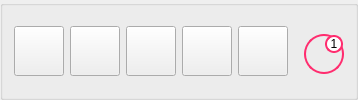
     <widget class="QGroupBox" name="groupBox_bar">
      <property name="enabled">
       <bool>true</bool>
      </property>
      <property name="minimumSize">
       <size>
        <width>0</width>
        <height>0</height>
       </size>
      </property>
      <property name="title">
       <string/>
      </property>
      <property name="alignment">
       <set>Qt::AlignmentFlag::AlignCenter</set>
      </property>
      <layout class="QGridLayout" name="gridLayout_20">
       <item row="0" column="3">
        <widget class="QPushButton" name="Btn_main_heart">
         <property name="enabled">
          <bool>true</bool>
         </property>
         <property name="minimumSize">
          <size>
           <width>50</width>
           <height>50</height>
          </size>
         </property>
         <property name="maximumSize">
          <size>
           <width>50</width>
           <height>50</height>
          </size>
         </property>
         <property name="styleSheet">
          <string notr="true">border-image: url(:/image/main_img/heart1.png);</string>
         </property>
         <property name="text">
          <string/>
         </property>
        </widget>
       </item>
       <item row="0" column="2">
        <widget class="QPushButton" name="Btn_main_order">
         <property name="minimumSize">
          <size>
           <width>50</width>
           <height>50</height>
          </size>
         </property>
         <property name="maximumSize">
          <size>
           <width>50</width>
           <height>50</height>
          </size>
         </property>
         <property name="styleSheet">
          <string notr="true">border-image: url(:/image/main_img/order1.png);</string>
         </property>
         <property name="text">
          <string/>
         </property>
        </widget>
       </item>
       <item row="0" column="1">
        <widget class="QPushButton" name="pushButton_sale">
         <property name="minimumSize">
          <size>
           <width>50</width>
           <height>50</height>
          </size>
         </property>
         <property name="maximumSize">
          <size>
           <width>50</width>
           <height>50</height>
          </size>
         </property>
         <property name="styleSheet">
          <string notr="true">border-image: url(:/image/main_img/halin1.png);</string>
         </property>
         <property name="text">
          <string/>
         </property>
        </widget>
       </item>
       <item row="0" column="5">
        <widget class="QGroupBox" name="groupBox_8">
         <property name="minimumSize">
          <size>
           <width>50</width>
           <height>55</height>
          </size>
         </property>
         <property name="maximumSize">
          <size>
           <width>50</width>
           <height>65</height>
          </size>
         </property>
         <property name="toolTip">
          <string/>
         </property>
         <property name="styleSheet">
          <string notr="true">border: none;</string>
         </property>
         <property name="title">
          <string/>
         </property>
         <widget class="QPushButton" name="Btn_main_cart">
          <property name="geometry">
           <rect>
            <x>10</x>
            <y>10</y>
            <width>40</width>
            <height>40</height>
           </rect>
          </property>
          <property name="minimumSize">
           <size>
            <width>40</width>
            <height>40</height>
           </size>
          </property>
          <property name="maximumSize">
           <size>
            <width>40</width>
            <height>40</height>
           </size>
          </property>
          <property name="styleSheet">
           <string notr="true">border-radius: 20px;
border-image: url(:/image/main_img/baguni.png);
border: 2px solid #FF2D6F;
background-repeat: no-repeat;
background-position: center;
</string>
          </property>
          <property name="text">
           <string/>
          </property>
          <property name="autoRepeatInterval">
           <number>0</number>
          </property>
         </widget>
         <widget class="QPushButton" name="pushButton_cnt">
          <property name="geometry">
           <rect>
            <x>31</x>
            <y>11</y>
            <width>18</width>
            <height>18</height>
           </rect>
          </property>
          <property name="minimumSize">
           <size>
            <width>18</width>
            <height>18</height>
           </size>
          </property>
          <property name="maximumSize">
           <size>
            <width>18</width>
            <height>18</height>
           </size>
          </property>
          <property name="font">
           <font>
            <pointsize>9</pointsize>
           </font>
          </property>
          <property name="styleSheet">
           <string notr="true">border: 2px solid #FF2D6F;
border-radius: 9px;
background-color: white;</string>
          </property>
          <property name="text">
           <string>1</string>
          </property>
         </widget>
        </widget>
       </item>
       <item row="0" column="4">
        <widget class="QPushButton" name="Btn_main_my">
         <property name="minimumSize">
          <size>
           <width>50</width>
           <height>50</height>
          </size>
         </property>
         <property name="maximumSize">
          <size>
           <width>50</width>
           <height>50</height>
          </size>
         </property>
         <property name="styleSheet">
          <string notr="true">border-image: url(:/image/main_img/my1.png);</string>
         </property>
         <property name="text">
          <string/>
         </property>
        </widget>
       </item>
       <item row="0" column="0">
        <widget class="QPushButton" name="Btn_main_gohome">
         <property name="sizePolicy">
          <sizepolicy hsizetype="Minimum" vsizetype="Fixed">
           <horstretch>0</horstretch>
           <verstretch>0</verstretch>
          </sizepolicy>
         </property>
         <property name="minimumSize">
          <size>
           <width>50</width>
           <height>50</height>
          </size>
         </property>
         <property name="maximumSize">
          <size>
           <width>50</width>
           <height>50</height>
          </size>
         </property>
         <property name="styleSheet">
          <string notr="true">border-image: url(:/image/main_img/home2.png);</string>
         </property>
         <property name="text">
          <string/>
         </property>
        </widget>
       </item>
      </layout>
     </widget>
